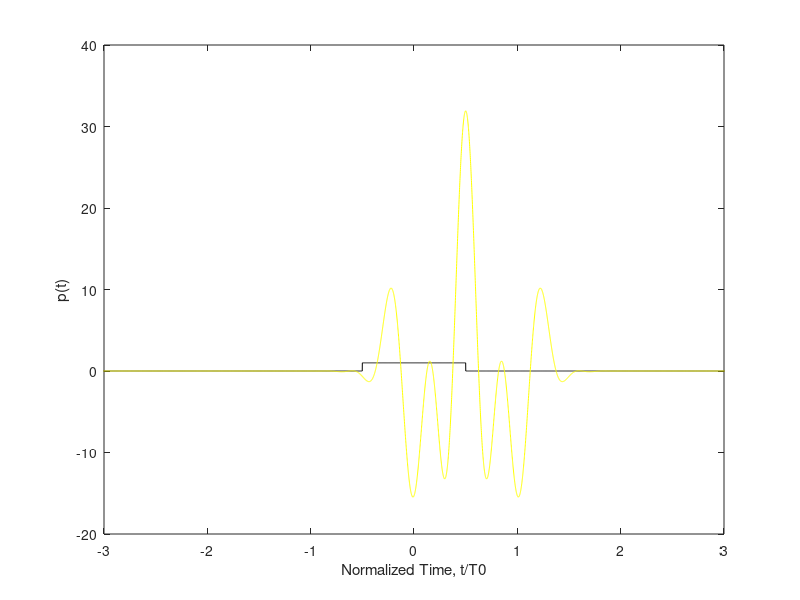

Write the MATLAB code that produced this figure.
% Check the orthogonality condition of prototype filters
clc
clf
close all
clearvars

M = 1024; % The number of channels
F = 15e3; % Subcarrier Spacing: 15kHz
fs = M*F; % Sampling Rate: 1024*15kHz

dt = 1/fs; % Sampling interval

%% Define Prototype Filters! Orthogonal for T=T0 and F=2/T0!
% PHYDYAS pulse for overlapping factor 4
p_PHYDYAS_O4 = @(t,T0) ((t<=(4*T0/2))&(t>-4*T0/2)).*(1+2*(...
    0.97195983 * cos(2*pi*1/4*t/T0) + ...
    sqrt(2)/2  * cos(2*pi*2/4*t/T0) + ...
    0.23514695 * cos(2*pi*3/4*t/T0) ...
    ))/sqrt(4^2*T0);

% PHYDYAS pulse for overlapping factor 8
p_PHYDYAS_O8 = @(t,T0) ((t<=(8*T0/2))&(t>-8*T0/2)).*(1+2*(...
    0.99932588 * cos(2*pi*1/8*t/T0) + ...
    0.98203168 * cos(2*pi*2/8*t/T0) + ...
    0.89425129 * cos(2*pi*3/8*t/T0) + ...
    sqrt(2)/2  * cos(2*pi*4/8*t/T0) + ...
    0.44756522 * cos(2*pi*5/8*t/T0) + ...
    0.18871614 * cos(2*pi*6/8*t/T0) + ...
    0.03671221 * cos(2*pi*7/8*t/T0) ...
    ))/sqrt(8^2*T0);

% Root raised cosine filter in time (low latency)
p_timeRRC = @(t,T0) ((t<=(T0/2))&(t>-T0/2)).*sqrt(1+(...
      cos(pi*1*2*t/T0)  ...
     ))/sqrt(T0);
 
% Hermite prototype filter for overlapping factor 8
O  = 8; 
p_Hermite = @(t,T0) ((t<=(O*T0/2))&(t>-O*T0/2)).* ...
    1/sqrt(T0).*exp(-pi*(t./(T0/sqrt(2))).^2) .* (...
    1.412692577 + ...
    -3.0145e-3 .*...
                ((12+(-48).*(sqrt(2*pi)*(t./(T0/sqrt(2)))).^2+16.*(sqrt(2*pi)*(t./(T0/sqrt(2)))).^4 ) )+ ...
    -8.8041e-6 .*...
                (1680+(-13440).*(sqrt(2*pi)*(t./(T0/sqrt(2)))).^2+13440.*(sqrt(2*pi)*(t./(T0/sqrt(2)))).^4+(-3584).*(sqrt(2*pi)*(t./(T0/sqrt(2)))).^6+256.*(sqrt(2*pi)*(t./(T0/sqrt(2)))).^8 )+ ...
    -2.2611e-9  .*... 
                 (665280+(-7983360).*(sqrt(2*pi)*(t./(T0/sqrt(2)))).^2+13305600.*(sqrt(2*pi)*(t./(T0/sqrt(2)))).^4+(-7096320).*(sqrt(2*pi)*(t./(T0/sqrt(2)))).^6+1520640.* ...
                    (sqrt(2*pi)*(t./(T0/sqrt(2)))).^8+(-135168).*(sqrt(2*pi)*(t./(T0/sqrt(2)))).^10+4096.*(sqrt(2*pi)*(t./(T0/sqrt(2)))).^12 )+ ...
    -4.4570e-15 .*... 
                 (518918400+(-8302694400).*(sqrt(2*pi)*(t./(T0/sqrt(2)))).^2+19372953600.*(sqrt(2*pi)*(t./(T0/sqrt(2)))).^4+(-15498362880).* ...
                   (sqrt(2*pi)*(t./(T0/sqrt(2)))).^6+5535129600.*(sqrt(2*pi)*(t./(T0/sqrt(2)))).^8+(-984023040).*(sqrt(2*pi)*(t./(T0/sqrt(2)))).^10+89456640.*(sqrt(2*pi)*(t./(T0/sqrt(2)))).^12+( ...
                   -3932160).*(sqrt(2*pi)*(t./(T0/sqrt(2)))).^14+65536.*(sqrt(2*pi)*(t./(T0/sqrt(2)))).^16 )+ ...
     1.8633e-16 .*...
                 (670442572800+(-13408851456000).*(sqrt(2*pi)*(t./(T0/sqrt(2)))).^2+40226554368000.*(sqrt(2*pi)*(t./(T0/sqrt(2)))).^4+( ...
                   -42908324659200).*(sqrt(2*pi)*(t./(T0/sqrt(2)))).^6+21454162329600.*(sqrt(2*pi)*(t./(T0/sqrt(2)))).^8+(-5721109954560).* ...
                   (sqrt(2*pi)*(t./(T0/sqrt(2)))).^10+866834841600.*(sqrt(2*pi)*(t./(T0/sqrt(2)))).^12+(-76205260800).*(sqrt(2*pi)*(t./(T0/sqrt(2)))).^14+3810263040.*(sqrt(2*pi)*(t./(T0/sqrt(2)))).^16+ ...
                   (-99614720).*(sqrt(2*pi)*(t./(T0/sqrt(2)))).^18+1048576.*(sqrt(2*pi)*(t./(T0/sqrt(2)))).^20 ));
                
% Reference rectangular prototype filter, orthogonal for T=T0, F=1/T0!
p_Rectangular = @(t,T0) (1/sqrt(T0).*((t<=(T0/2))&(t>-T0/2)));

%% Ambiguity function definition
p_PulseDelayMod = @(t,T0,l,k,F) p_PHYDYAS_O4(t-k*T0,T0).*exp(1j*2*pi*l*F*(t-k*T0));
p_Ambiguity = @(t,T0,k1,k2,l1,l2,F) p_PulseDelayMod(t,T0,l1,k1,F).*conj(p_PulseDelayMod(t,T0,l2,k2,F));

%% Plot Filters
T0  = 1/F; % Frame interval
t   = (-200*T0/2:dt:(200*T0/2)).'; t(end)=[]; % so that fft becomes real

% Time domain
% p_PHYDYAS_O4_Samples    = p_PHYDYAS_O4(t,T0);
% p_PHYDYAS_O8_Samples    = p_PHYDYAS_O8(t,T0);
% p_timeRRC_Samples       = p_timeRRC(t,T0);
% p_Hermite_Samples       = p_Hermite(t,T0);
p_Rectangular_Samples   = p_Rectangular(t,T0);
% p_RectCaller_Samples   = p_RectCaller(t,T0);
p_Ambiguity_Samples = p_Ambiguity(t,T0,1,0,2,0,F);

% Plot the prototype filters in time
figure();
% plot(t/T0,p_PHYDYAS_O8_Samples*sqrt(T0),'red');
% hold on;
% plot(t/T0,p_timeRRC_Samples*sqrt(T0),'magenta');
% plot(t/T0,p_Hermite_Samples*sqrt(T0),'blue');
plot(t/T0,p_Rectangular_Samples*sqrt(T0),'black');
hold on;
% plot(t/T0,p_RectCaller_Samples*sqrt(T0),'red');
plot(t/T0,p_Ambiguity_Samples*sqrt(T0),'yellow');
xlim([-3 3]);
ylabel('p(t)');
xlabel('Normalized Time, t/T0');
% legend({'PHYDYAS','RRC','Hermite','Rectangular'});

%% Check orthogonality
l1 = 1;
l2 = 4;
k1 = 0;
k2 = 0;
p_OrFcn = @(t) p_Ambiguity(t,T0,k1,k2,l1,l2,F);
loBound = min(k1,k2)*T0-T0/2;
upBound = max(k1,k2)*T0+T0/2;
Result = integral(p_OrFcn,loBound,upBound);
fprintf('Result = %.8f\n',Result)